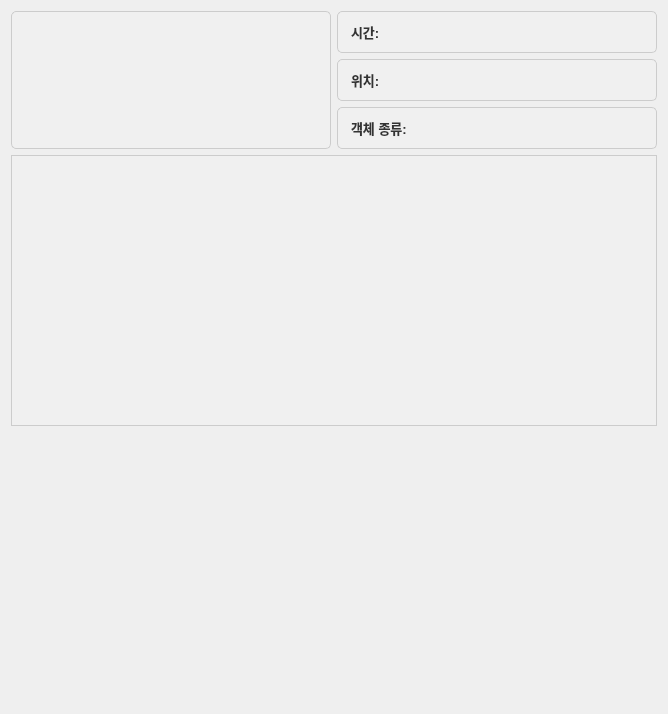
<?xml version="1.0" encoding="UTF-8"?>
<ui version="4.0">
 <class>MetaDataDisplay</class>
 <widget class="QWidget" name="MetaDataDisplay">
  <property name="geometry">
   <rect>
    <x>0</x>
    <y>0</y>
    <width>668</width>
    <height>714</height>
   </rect>
  </property>
  <property name="windowTitle">
   <string>Form</string>
  </property>
  <layout class="QGridLayout" name="gridLayout" rowstretch="0,0,0,4,4">
   <item row="0" column="1">
    <widget class="QLabel" name="timeLabel">
     <property name="styleSheet">
      <string notr="true">QLabel {
        color: #333333;                /* 텍스트 색상 */
        background-color: #f0f0f0;     /* 배경 색 */
        border: 1px solid #ccc;        /* 테두리 */
        padding: 10px;                 /* 내부 여백 */
        font-size: 13px;               /* 폰트 크기 */
        font-family: Arial, sans-serif;/* 폰트 종류 */
        font-weight: bold;             /* 폰트 굵기 */
        text-align: center;            /* 텍스트 정렬 */
        border-radius: 5px;            /* 테두리 둥글기 */
    }

    QLabel:hover {
        background-color: #e0e0e0;     /* 마우스를 올렸을 때 배경색 */
    }

    QLabel:focus {
        border: 2px solid #4CAF50;     /* 포커스 시 테두리 색상 */
    }</string>
     </property>
     <property name="text">
      <string>시간: </string>
     </property>
    </widget>
   </item>
   <item row="0" column="0" rowspan="3">
    <widget class="QLabel" name="iconLabel">
     <property name="styleSheet">
      <string notr="true">QLabel {
        color: #333333;                /* 텍스트 색상 */
        background-color: #f0f0f0;     /* 배경 색 */
        border: 1px solid #ccc;        /* 테두리 */
        padding: 10px;                 /* 내부 여백 */
        font-size: 16px;               /* 폰트 크기 */
        font-family: Arial, sans-serif;/* 폰트 종류 */
        font-weight: bold;             /* 폰트 굵기 */
        text-align: center;            /* 텍스트 정렬 */
        border-radius: 5px;            /* 테두리 둥글기 */
    }

    QLabel:hover {
        background-color: #e0e0e0;     /* 마우스를 올렸을 때 배경색 */
    }

    QLabel:focus {
        border: 2px solid #4CAF50;     /* 포커스 시 테두리 색상 */
    }</string>
     </property>
     <property name="text">
      <string/>
     </property>
    </widget>
   </item>
   <item row="3" column="0" colspan="2">
    <widget class="QListWidget" name="eventLog">
     <property name="styleSheet">
      <string notr="true">QListWidget {
        background-color: #f0f0f0;  /* 배경색 */
        border: 1px solid #ccc;     /* 테두리 */
        padding: 5px;               /* 여백 */
        font-size: 14px;            /* 폰트 크기 */
    }

    QListWidget::item {
        padding: 5px;
        background-color: transparent;  /* 항목 배경 */
        border-bottom: 1px solid #e0e0e0;  /* 항목 사이에 경계선 */
    }

    QListWidget::item:hover {
        background-color: #d3d3d3;  /* 마우스 호버 시 배경색 */
    }

    QListWidget::item:selected {
        background-color: rgb(238, 201, 99);  /* 선택된 항목 배경색 */
        color: white;               /* 선택된 항목 텍스트 색 */
    }

    QListWidget::item:selected:!active {
        background-color: #3e8e41;  /* 선택된 항목이 비활성일 때 색상 */
    }

/* 세로 스크롤바 스타일 */
QScrollBar:vertical {
    border: none;
    background: rgba(59, 59, 59, 50); /* 스크롤바 배경: #3b3b3b에 투명도 50% */
    width: 12px;                       /* 스크롤바 너비 */
    margin: 0px 0px 0px 0px;
}

QScrollBar::handle:vertical {
    background-color: rgba(59, 59, 59, 80); /* 스크롤바 핸들: #3b3b3b에 투명도 80% */
    min-height: 20px;                        /* 핸들의 최소 높이 */
    border-radius: 6px;                      /* 모서리 둥글게 */
}

QScrollBar::add-line:vertical, 
QScrollBar::sub-line:vertical {
    height: 0px;
    subcontrol-position: top;
    subcontrol-origin: margin;
}

QScrollBar::up-arrow:vertical, 
QScrollBar::down-arrow:vertical {
    background: none;
}

QScrollBar::add-page:vertical, 
QScrollBar::sub-page:vertical {
    background: none;
}

/* 가로 스크롤바 스타일 */
QScrollBar:horizontal {
    border: none;
    background: rgba(59, 59, 59, 50); /* 스크롤바 배경: #3b3b3b에 투명도 50% */
    height: 12px;                      /* 스크롤바 높이 */
    margin: 0px 0px 0px 0px;
}

QScrollBar::handle:horizontal {
    background-color: rgba(59, 59, 59, 80); /* 스크롤바 핸들: #3b3b3b에 투명도 80% */
    min-width: 20px;                         /* 핸들의 최소 너비 */
    border-radius: 6px;                      /* 모서리 둥글게 */
}

QScrollBar::add-line:horizontal, 
QScrollBar::sub-line:horizontal {
    width: 0px;
    subcontrol-position: left;
    subcontrol-origin: margin;
}

QScrollBar::left-arrow:horizontal, 
QScrollBar::right-arrow:horizontal {
    background: none;
}

QScrollBar::add-page:horizontal, 
QScrollBar::sub-page:horizontal {
    background: none;
}
</string>
     </property>
    </widget>
   </item>
   <item row="1" column="1">
    <widget class="QLabel" name="locationLabel">
     <property name="styleSheet">
      <string notr="true">QLabel {
        color: #333333;                /* 텍스트 색상 */
        background-color: #f0f0f0;     /* 배경 색 */
        border: 1px solid #ccc;        /* 테두리 */
        padding: 10px;                 /* 내부 여백 */
        font-size: 13px;               /* 폰트 크기 */
        font-family: Arial, sans-serif;/* 폰트 종류 */
        font-weight: bold;             /* 폰트 굵기 */
        text-align: center;            /* 텍스트 정렬 */
        border-radius: 5px;            /* 테두리 둥글기 */
    }

    QLabel:hover {
        background-color: #e0e0e0;     /* 마우스를 올렸을 때 배경색 */
    }

    QLabel:focus {
        border: 2px solid #4CAF50;     /* 포커스 시 테두리 색상 */
    }</string>
     </property>
     <property name="text">
      <string>위치: </string>
     </property>
    </widget>
   </item>
   <item row="2" column="1">
    <widget class="QLabel" name="typeLabel">
     <property name="styleSheet">
      <string notr="true">QLabel {
        color: #333333;                /* 텍스트 색상 */
        background-color: #f0f0f0;     /* 배경 색 */
        border: 1px solid #ccc;        /* 테두리 */
        padding: 10px;                 /* 내부 여백 */
        font-size: 13px;               /* 폰트 크기 */
        font-family: Arial, sans-serif;/* 폰트 종류 */
        font-weight: bold;             /* 폰트 굵기 */
        text-align: center;            /* 텍스트 정렬 */
        border-radius: 5px;            /* 테두리 둥글기 */
    }

    QLabel:hover {
        background-color: #e0e0e0;     /* 마우스를 올렸을 때 배경색 */
    }

    QLabel:focus {
        border: 2px solid #4CAF50;     /* 포커스 시 테두리 색상 */
    }</string>
     </property>
     <property name="text">
      <string>객체 종류: </string>
     </property>
    </widget>
   </item>
   <item row="4" column="0" colspan="2">
    <widget class="QWidget" name="chartContainer" native="true"/>
   </item>
  </layout>
 </widget>
 <resources/>
 <connections/>
</ui>
